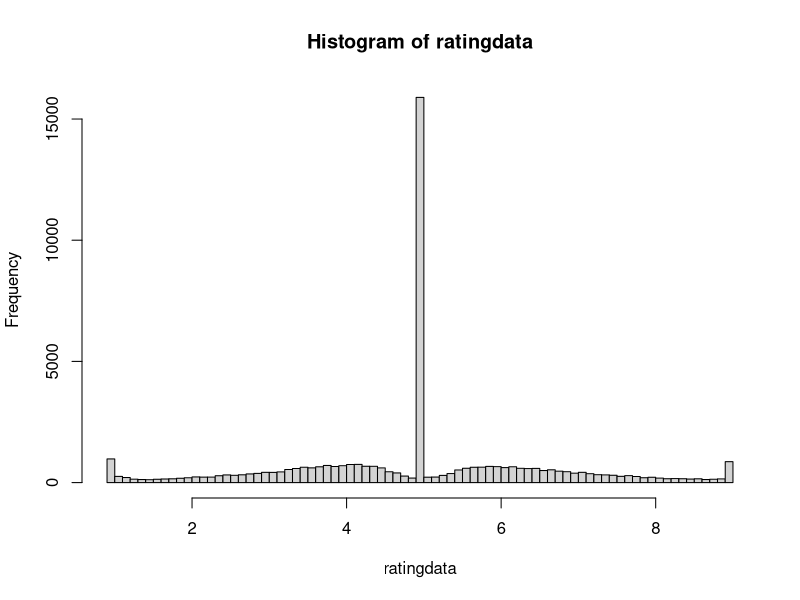

This chart was generated by the following R code: (Note: this script raises an error after producing the figure.)
############################################################################
## Joint Modeling Oracle Reliability and Human Regularity in
## Large-scale Crowdsourced Affective Data
## Jianbo Ye <jxy198 at ist.psu.edu>

############################################################################
library("Matrix")
library("pracma")
library("ggplot2")

## create hyperedge I_{i,j}^{(k)} within an image k
## from continous 1D dimension data
agreement_hyperedge = function (vals, cutoff = 2.0) {
  l = length(vals);
  if (l<=1) return (0.);
  sqrdiff = matrix(vals*vals, l, l) + 
    matrix(vals*vals, l, l, byrow = T) - 
    2* vals %*% t(vals);
  agreemat = (sqrdiff <= cutoff*cutoff);
  diag(agreemat) = 0;
  return (agreemat);
}

crossagreement = function (vals0, vals1, trusts, cutoff=2.0) {
  l0=length(vals0);
  l1=length(vals1);
  stopifnot(length(trusts) == l1);
  if (min(l0,l1)==1) return (0.);
  sqrdiff = matrix(vals0 * vals0, l0, l1) +
            matrix(vals1 * vals1, l0, l1, byrow = T) -
            2* vals0 %*% t(vals1);
  return(((sqrdiff <= cutoff*cutoff) %*% trusts) / sum(trusts));
}

############################################################################
## metadata
metrics = c("valence", "arousal", "dominance", "likeness");
ticks_of_metrics = c(0.1, 0.1, 0.1, 1.);
highestbreak_of_metrics = c(9., 9., 9., 7.);

############################################################################
## read csv data
the_metric = 3;
emodata = read.csv("filter_four.csv", 
                   header=FALSE, 
                   col.names = c("pid", "uid", metrics));
## set property of interests
ratingdata=emodata[[the_metric + 2]];

## set the minimal score difference
ticks=ticks_of_metrics[the_metric];

## set the minimal score
lowestbreak=1-ticks;

## set the maximal score
highestbreak=highestbreak_of_metrics[the_metric];

## quantize data into histograms
histcount = hist(ratingdata, breaks=seq(lowestbreak,highestbreak,ticks));

## set number of ratings
n=length(ratingdata);

## set percentiles at each score
histcum=cumsum(c(0, histcount$counts));

## set the cutoff agreement threshold
cutoff=nrow(emodata)/5.;

## set image_count and user_count
M = max(emodata$pid);
N = max(emodata$uid);

## create raw sparse matrix data
sdata = sparseMatrix(i=emodata$pid, j=emodata$uid, x=ratingdata, 
                     dims=c(M,N));

############################################################################
computetrusts = function (usr_trusts, sdata) {
  ## create agreement matrix
  agreedata = sdata;
  img_trusts = as.vector((sdata != 0) %*% usr_trusts);
  rcnt = colSums(sdata != 0);
  randrate=(histcum[1:((length(histcum)-1))] + histcum[2:length(histcum)])/cutoff;
  comlist=c();
  for (i in 1:nrow(sdata)) {
    rawdata=sdata[i,,drop=TRUE];
    if (nnzero(rawdata) > 0) {
      uid=which(rawdata!=0);
      idx=round((rawdata[uid]-lowestbreak)/ticks);
      withinrate=(histcum[idx]+histcum[idx+1])/cutoff;
      I=agreement_hyperedge(withinrate);
      rawdata=(I %*% usr_trusts[uid]) / colSums(I);
      comlist=c(comlist, 
                sum(crossagreement(randrate, withinrate, usr_trusts[uid]) * histcount$counts) /
                sum(histcount$counts));
      agreedata[i, uid] = rawdata;
    }
  }
  #usrprof=colSums(sdata)/rcnt;
  usrprof=as.vector((img_trusts %*% agreedata) / (img_trusts %*% (sdata != 0)));
  #randtrust = mean(comlist)
  randtrust = sum(comlist * img_trusts[which(img_trusts>0)]) / sum(img_trusts);
  return(list("usr" = usrprof, "rand" = randtrust))
}



create_agreement_hypergraph = function (sparse_ordinal_data, cutoff) {
  n = sum(rowSums(sdata != 0) > 0);
  I = list(n);
  U = list(n);
  incr=0;
  for (i in 1:nrow(sdata)) {
    rawdata=sdata[i,,drop=TRUE];
    if (nnzero(rawdata) > 0) {
      incr = incr+1;
      uid=which(rawdata!=0);
      idx=round((rawdata[uid]-lowestbreak)/ticks);
      withinrate=(histcum[idx]+histcum[idx+1])/cutoff;
      I[[incr]]=agreement_hyperedge(withinrate);
      U[[incr]]=uid;
    }
  }
  return(list("I" =I, "U" =U));
}

## EM-like algorithm
simpleEM = function () {
  result=computetrusts(rep(1,N), sdata);
  for (iter in 1:10) {
    result_new=computetrusts(result$usr, sdata);
    change=abs(result$usr - result_new$usr);
    print(sum(change[which(change > 0)]));
    result = result_new;
  }
  return(result)
}

############################################################################

hypergraph = create_agreement_hypergraph(sdata, cutoff);


# result=simpleEM();

## draw trustability population
plotdata = function (res) {
  usrprof=res$usr;
  randtrust=res$rand;

  plot(density(usrprof[which(usrprof>0)], adjust=2), xlim=c(0,1),col='blue',
      main = "Density of Trustabilities between Random and Human",
      xlab = "Trustability");
  abline(v=randtrust, col = "blue", lwd = 2);
}

# plotdata(result);
x = as.data.frame(table(unlist(hypergraph$U)))
hypergraph$oracles = sort(unique (unlist(hypergraph$U)));
hypergraph$oracles = hypergraph$oracles[order(x$Freq, decreasing = TRUE)]
hypergraph$inv_oracles = as.vector(matrix(0, 1, max(hypergraph$oracles)));
hypergraph$inv_oracles[hypergraph$oracles] = 1:length(hypergraph$oracles);
theta=glba(hypergraph);
usr=vector("numeric", ncol(sdata));
usr[hypergraph$oracles] = theta$tau;

## calculate most trustable images
imgtrusts=as.vector(1-exp((sdata != 0) %*% log(1-usr)));
labeled=which(imgtrusts > 0);
avgscores=as.vector(sdata %*% usr) / as.vector((sdata != 0) %*% usr);
avgscores2=as.vector(rowSums(sdata)) / as.vector(rowSums(sdata != 0));
hist(imgtrusts[labeled], breaks = 20, xlab = "Cum. Reliability", main = "Image Reliability")
#plot(density(avgscores[labeled], adjust = 2, na.rm = TRUE))

print(cor(t(rbind(avgscores[labeled], avgscores2[labeled])), method = "spearman"));


## plot trustability vs. avg scores
df = data.frame(x=rnorm(length(labeled)),y=rnorm(length(labeled)));
ggplot(df,aes(x=imgtrusts[labeled],y=avgscores[labeled]))+stat_density2d(aes(alpha=..level..), geom="polygon") +xlab("Reliability") +ylab("AvgScore");

## print top img sorted by trustability
## print top whose simple average is lower than mid
sorted = sort.int( (avgscores * imgtrusts), decreasing = TRUE , index.return = TRUE)
write(labeled[sorted$ix[1:100]], file=paste0(metrics[the_metric], "_high.txt"), ncolumns=1)
write(labeled[sorted$ix[which(avgscores2[labeled][sorted$ix[sorted$x > (highestbreak+1)/2 + 1]] < (highestbreak+1)/2)]], file=paste0(metrics[the_metric], "_high0.txt"), ncolumns=1)
sorted = sort.int( (highestbreak+1 - avgscores) * imgtrusts, decreasing = TRUE , index.return = TRUE)
write(labeled[sorted$ix[1:100]], file=paste0(metrics[the_metric], "_low.txt"), ncolumns=1)
write(labeled[sorted$ix[which(avgscores2[labeled][sorted$ix[sorted$x > (highestbreak+1)/2 + 1]] > (highestbreak+1)/2)]], file=paste0(metrics[the_metric], "_low0.txt"), ncolumns=1)


sorted = sort.int( avgscores2, decreasing = TRUE , index.return = TRUE)
#write(labeled[sorted$ix[1:1000]], file=paste0(metrics[the_metric], "_high.txt"), ncolumns=1)
write(labeled[sorted$ix[which(((highestbreak+1 - avgscores) * imgtrusts)[labeled][sorted$ix[sorted$x > (highestbreak+1)/2 + 1]] > (highestbreak+1)/2)]], file=paste0(metrics[the_metric], "_high1.txt"), ncolumns=1)
sorted = sort.int( avgscores2, decreasing = FALSE , index.return = TRUE)
#write(labeled[sorted$ix[1:1000]], file=paste0(metrics[the_metric], "_low.txt"), ncolumns=1)
write(labeled[sorted$ix[which((avgscores * imgtrusts)[labeled][sorted$ix[sorted$x < (highestbreak+1)/2 - 1]] > (highestbreak+1)/2)]], file=paste0(metrics[the_metric], "_low1.txt"), ncolumns=1)

